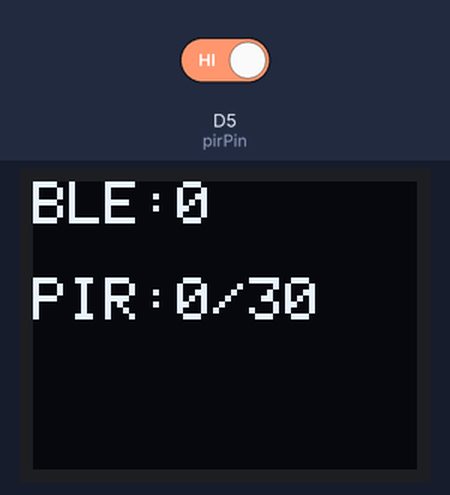
A sketch run on a simulated Particle Photon. Shown: 64×48 one-colour display. Inputs (shaded band) come from the test bench; at power-on: D5 (pirPin) HIGH. The display library's start-up logo is not drawn.

Above: at 30.1 s.

The sketch:

koron-o-metar.ino
```cpp
/*
    MicroOLED ------------- Photon
      GND ------------------- GND
      VDD ------------------- 3.3V
    D1/MOSI ----------------- A5
    D0/SCK ------------------ A3
      D2
      D/C ------------------- D6
      RST ------------------- D7
      CS  ------------------- A2


      PIR--------------------Photon
      + --------------------5V
      GND-------------------GND
      Alarm-----------------D5

      ESP-WROOM-32----------Photon
      GND--------------------GND
      5V---------------------5V
      22---------------------SCL
      21---------------------SCK

      ESP-WROOM-32 is on LOLIN32 v1.0.0. board

      Code collects data from PIR sensor and ESP32 Bluetooth scan and publishes it on
      particle console and showcases it on Sparkfun Micro OLED. Time between publish and OLED
      refresh is set to 30 seconds
*/


#include "SparkFunMicroOLED.h"
#include <Wire.h>

MicroOLED oled;

int pirPin = D5; //sets the pir pin to D5
int x = 0; //this will be used as number of bluetooth devices
int y = 0; // number PIR activations
long int wait=30000; //dalay of loop


void receiveEvent(int bytes) {
  x = Wire.read();    //gets the x value from ESP-32 using I2C
}


void oledOutput()
{
    oled.clear(PAGE);
    oled.setCursor(0, 0);
    oled.setFontType(0);
    oled.print("BLE:");
    oled.setFontType(0);
    oled.print(x);
    oled.setCursor(0, 16);
    oled.setFontType(0);
    oled.print("PIR:");
    oled.setFontType(0);
    oled.print(y);
    oled.print("/30");
    oled.display();
}


void setup()
{
  Serial.begin(9600);
  //start the OLED
  oled.begin();
  oled.clear(ALL);
  oled.display();
  //starts PIR
  pinMode(pirPin, INPUT_PULLUP);
  //establishes I2C communication
  Wire.begin(23);
  Wire.onReceive(receiveEvent);
}

void loop()
{
  y = 0; // reset the value of y to 0
  int loopTime = 0;
  int pirValState;
  while(loopTime<(wait/1000)){
      pirValState = digitalRead(pirPin); //read the value from PIR
      if(pirValState==LOW){ // if there was movement
          y++; //increment y
          loopTime++;
          delay(1000);
      }
      else { //else just wait
          loopTime++;
          delay(1000);
      }
  }
  Particle.publish(String(x),String(y)); //publish  values on particle console
  oledOutput();
}
```
